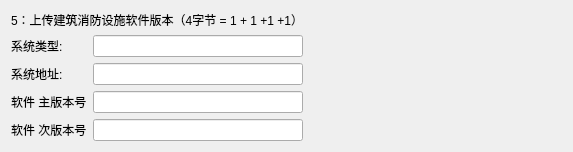
               <widget class="QWidget" name="page_5">
                <layout class="QGridLayout" name="gridLayout_8">
                 <item row="2" column="0">
                  <widget class="QLabel" name="label_41">
                   <property name="text">
                    <string>系统地址:</string>
                   </property>
                  </widget>
                 </item>
                 <item row="3" column="1">
                  <widget class="QLineEdit" name="Line_5_3"/>
                 </item>
                 <item row="1" column="2">
                  <spacer name="horizontalSpacer_6">
                   <property name="orientation">
                    <enum>Qt::Orientation::Horizontal</enum>
                   </property>
                   <property name="sizeHint" stdset="0">
                    <size>
                     <width>259</width>
                     <height>20</height>
                    </size>
                   </property>
                  </spacer>
                 </item>
                 <item row="4" column="1">
                  <widget class="QLineEdit" name="Line_5_4"/>
                 </item>
                 <item row="0" column="0" colspan="2">
                  <widget class="QLabel" name="label_46">
                   <property name="maximumSize">
                    <size>
                     <width>16777215</width>
                     <height>60</height>
                    </size>
                   </property>
                   <property name="text">
                    <string>5：上传建筑消防设施软件版本（4字节 = 1 + 1 +1 +1）</string>
                   </property>
                  </widget>
                 </item>
                 <item row="2" column="1">
                  <widget class="QLineEdit" name="Line_5_2"/>
                 </item>
                 <item row="1" column="0">
                  <widget class="QLabel" name="label_45">
                   <property name="text">
                    <string>系统类型:</string>
                   </property>
                  </widget>
                 </item>
                 <item row="1" column="1">
                  <widget class="QLineEdit" name="Line_5_1"/>
                 </item>
                 <item row="3" column="0">
                  <widget class="QLabel" name="label_43">
                   <property name="text">
                    <string>软件 主版本号</string>
                   </property>
                  </widget>
                 </item>
                 <item row="4" column="0">
                  <widget class="QLabel" name="label_42">
                   <property name="text">
                    <string>软件 次版本号</string>
                   </property>
                  </widget>
                 </item>
                </layout>
               </widget>
